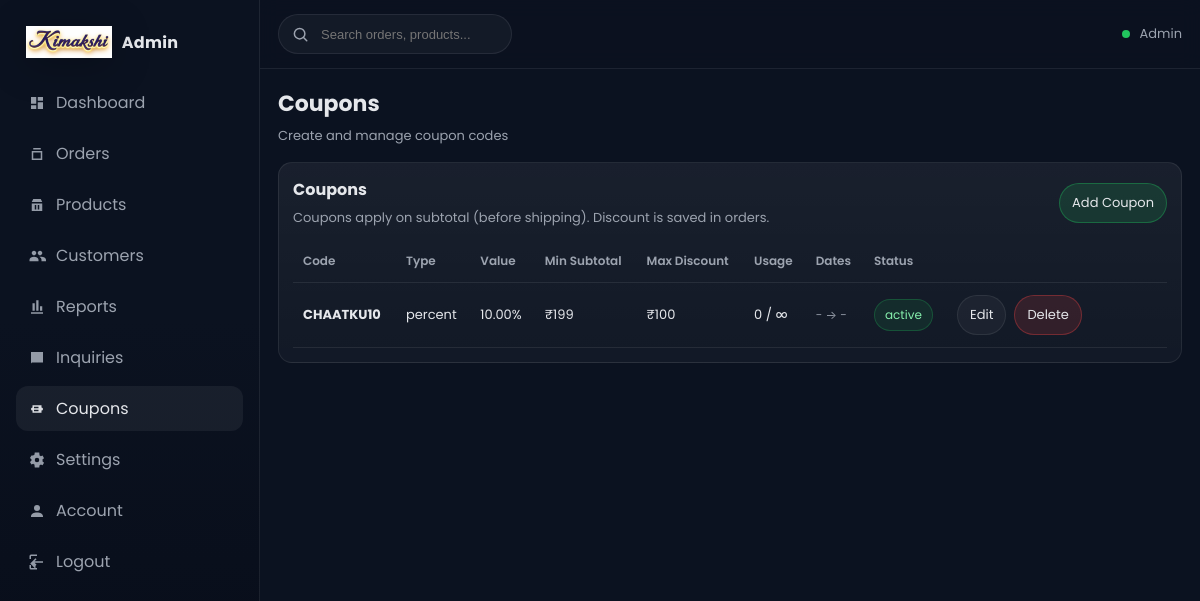
Page /admin/coupons.php (signed in) on the committed database.
### tables this page shows
CREATE TABLE coupons (
  id INT UNSIGNED AUTO_INCREMENT PRIMARY KEY,
  code VARCHAR(50) NOT NULL UNIQUE,
  type ENUM('fixed','percent') NOT NULL DEFAULT 'fixed',
  value DECIMAL(10,2) NOT NULL,
  min_subtotal DECIMAL(10,2) NOT NULL DEFAULT 0,
  max_discount DECIMAL(10,2) NOT NULL DEFAULT 0,
  usage_limit INT UNSIGNED NOT NULL DEFAULT 0,
  used_count INT UNSIGNED NOT NULL DEFAULT 0,
  starts_at DATE NULL,
  ends_at DATE NULL,
  is_active TINYINT(1) NOT NULL DEFAULT 1,
  created_at TIMESTAMP NOT NULL DEFAULT CURRENT_TIMESTAMP
);

### includes/db.php (called while the page is built, shortened)
<?php
function db(): PDO
{
    $dsn = 'mysql:host=' . DB_HOST . ';dbname=' . DB_NAME . ';charset=utf8mb4';
    $pdo = new PDO($dsn, DB_USER, DB_PASS, [
        PDO::ATTR_ERRMODE => PDO::ERRMODE_EXCEPTION,
        PDO::ATTR_DEFAULT_FETCH_MODE => PDO::FETCH_ASSOC,
        PDO::ATTR_EMULATE_PREPARES => false,
    ]);
    return $pdo;
}

### includes/helpers.php (called while the page is built, shortened)
<?php
function e(string $value): string
{
    return htmlspecialchars($value, ENT_QUOTES, 'UTF-8');
}
function money_inr($amount): string
{
    $n = number_format((float)$amount, 0, '.', ',');
    return '₹' . $n;
}

### admin/coupons.php (the view, shortened to what this page needs)
<?php
require_once __DIR__ . '/../includes/helpers.php';
require_once __DIR__ . '/../includes/db.php';
require_once __DIR__ . '/_layout.php';
$error = null;
$rows = [];
try {
  $rows = db()->query('SELECT * FROM coupons ORDER BY created_at DESC')->fetchAll();
} catch (Throwable $e) {
  $error = 'Coupons table not found. Please run the SQL to create coupons table.';
}
?>
<div class="admin-grid">
  <div class="admin-card" style="grid-column:span 12">
    <div style="display:flex;align-items:center;justify-content:space-between;gap:12px;flex-wrap:wrap">
      <div>
        <div style="font-weight:700">Coupons</div>
        <div class="admin-sub" style="margin-top:6px">Coupons apply on subtotal (before shipping). Discount is saved in orders.</div>
      </div>
      <a class="admin-btn primary" href="coupon_form.php">Add Coupon</a>
    </div>
    <?php if ($error): ?>
      <div class="admin-card" style="margin-top:14px;border-color:rgba(239,68,68,.35)">
        <div class="admin-sub" style="color:#fca5a5"><?= e($error) ?></div>
      </div>
    <?php else: ?>
      <div style="margin-top:12px;overflow:auto">
        <table class="admin-table">
          <thead>
            <tr>
              <th>Code</th>
              <th>Type</th>
              <th>Value</th>
              <th>Min Subtotal</th>
              <th>Max Discount</th>
              <th>Usage</th>
              <th>Dates</th>
              <th>Status</th>
              <th></th>
            </tr>
          </thead>
          <tbody>
            <?php foreach ($rows as $c): ?>
              <tr>
                <td><b><?= e($c['code']) ?></b></td>
                <td><?= e($c['type']) ?></td>
                <td>
                  <?php if (($c['type'] ?? 'fixed') === 'percent'): ?>
                    <?= e((string)$c['value']) ?>%
                  <?php else: ?>
                    <?= money_inr($c['value']) ?>
                  <?php endif; ?>
                </td>
                <td><?= money_inr($c['min_subtotal']) ?></td>
                <td><?= (float)$c['max_discount'] > 0 ? money_inr($c['max_discount']) : '-' ?></td>
                <td><?= (int)$c['used_count'] ?> / <?= (int)$c['usage_limit'] > 0 ? (int)$c['usage_limit'] : '∞' ?></td>
                <td>
                  <div style="color:rgba(156,163,175,.9);font-size:12px">
                    <?= !empty($c['starts_at']) ? e((string)$c['starts_at']) : '-' ?> → <?= !empty($c['ends_at']) ? e((string)$c['ends_at']) : '-' ?>
                  </div>
                </td>
                <td>
                  <?php if ((int)$c['is_active']): ?>
                    <span class="admin-status delivered">active</span>
                  <?php else: ?>
                    <span class="admin-status cancelled">disabled</span>
                  <?php endif; ?>
                </td>
                <td style="width:220px">
                  <div class="admin-actions">
                    <a class="admin-btn" href="coupon_form.php?id=<?= (int)$c['id'] ?>">Edit</a>
                    <a class="admin-btn danger" href="coupon_delete.php?id=<?= (int)$c['id'] ?>" onclick="return confirm('Delete coupon?')">Delete</a>
                  </div>
                </td>
              </tr>
            <?php endforeach; ?>
          </tbody>
        </table>
      </div>
    <?php endif; ?>
  </div>
</div>

### assets/css/admin.css (style rules this page uses)
:root { --a-bg:#0b1220; --a-panel:#0f172a; --a-card:#111c33; --a-text:#e5e7eb; --a-muted:#9ca3af; --a-line:rgba(255,255,255,.08); --a-brand:#22c55e; --a-danger:#ef4444; --a-warn:#f59e0b; --a-radius:14px; }
* { box-sizing:border-box }
html,body { height:100% }
body { margin:0;font-family:"Poppins",system-ui,-apple-system,Segoe UI,Roboto,Arial,sans-serif;background:var(--a-bg);color:var(--a-text) }
a { color:inherit;text-decoration:none }
.admin-sub { margin-top:6px;color:var(--a-muted);font-size:13px }
.admin-grid { display:grid;grid-template-columns:repeat(12,1fr);gap:14px;margin-top:16px }
.admin-card { background:linear-gradient(180deg,rgba(255,255,255,.06),rgba(255,255,255,.03));border:1px solid var(--a-line);border-radius:var(--a-radius);padding:14px }
.admin-table { width:100%;border-collapse:collapse }
.admin-table th,.admin-table td { padding:12px 10px;border-bottom:1px solid var(--a-line);text-align:left;font-size:13px }
.admin-table th { color:var(--a-muted);font-weight:600;font-size:12px }
.admin-actions { display:flex;gap:8px;flex-wrap:wrap }
.admin-btn { display:inline-flex;align-items:center;justify-content:center;gap:8px;border-radius:999px;border:1px solid var(--a-line);background:rgba(255,255,255,.04);color:var(--a-text);padding:9px 12px;font-size:13px;cursor:pointer }
.admin-btn.primary { background:rgba(34,197,94,.15);border-color:rgba(34,197,94,.35) }
.admin-btn.danger { background:rgba(239,68,68,.14);border-color:rgba(239,68,68,.35) }
.admin-status { display:inline-flex;align-items:center;border-radius:999px;padding:6px 10px;font-size:12px;border:1px solid var(--a-line);color:var(--a-muted) }
.admin-status.delivered { color:#86efac;border-color:rgba(34,197,94,.25);background:rgba(34,197,94,.10) }

### rows in the picture
coupons: code "CHAATKU10", type "percent", value "10.00", min_subtotal "₹199", max_discount "₹100", used_count "0", is_active "active"

### other values in the picture
$u['name'] "Admin"
$pageTitle "Coupons"
$pageSubtitle "Create and manage coupon codes"
